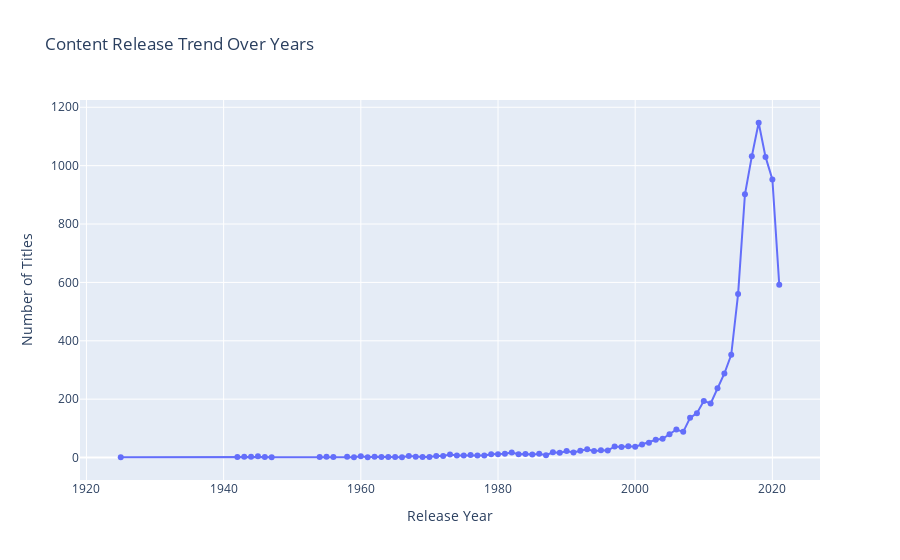

The notebook cell saved with this chart:
### Markdown cell above
## 📈 Step 5: Trend of Content Release by Year

Now, we analyze the `release_year` to understand how Netflix content has evolved over time.
A line plot is used to visualize the trend.

### Code cell
release_trend = df["release_year"].value_counts().sort_index()
release_trend_df = release_trend.reset_index()
release_trend_df.columns = ["Release Year", "Number of Titles"]

fig = px.line(
    release_trend_df,
    x="Release Year",
    y="Number of Titles",
    title="Content Release Trend Over Years",
    markers=True,
    line_shape="linear"
)

fig.show()

### Figure 1 — Plotly figure (JSON) as saved in the notebook; plotly's stock layout.template omitted (floating-point values rounded to 4 significant figures)
{"data": [{"hovertemplate": "Release Year=%{x}<br>Number of Titles=%{y}<extra></extra>", "legendgroup": "", "line": {"color": "#636efa", "dash": "solid", "shape": "linear"}, "marker": {"symbol": "circle"}, "mode": "lines+markers", "name": "", "orientation": "v", "showlegend": false, "type": "scatter", "x": [1925, 1942, 1943, 1944, 1945, 1946, 1947, 1954, 1955, 1956, 1958, 1959, 1960, 1961, 1962, 1963, 1964, 1965, 1966, 1967, 1968, 1969, 1970, 1971, 1972, 1973, 1974, 1975, 1976, 1977, 1978, 1979, 1980, 1981, 1982, 1983, 1984, 1985, 1986, 1987, 1988, 1989, 1990, 1991, 1992, 1993, 1994, 1995, 1996, 1997, 1998, 1999, 2000, 2001, 2002, 2003, 2004, 2005, 2006, 2007, 2008, 2009, 2010, 2011, 2012, 2013, 2014, 2015, 2016, 2017, 2018, 2019, 2020, 2021], "xaxis": "x", "y": [1, 2, 3, 3, 4, 2, 1, 2, 3, 2, 3, 1, 4, 1, 3, 2, 2, 2, 1, 5, 3, 2, 2, 5, 5, 10, 7, 7, 9, 7, 7, 11, 11, 13, 17, 11, 12, 10, 13, 8, 18, 16, 22, 17, 23, 28, 22, 25, 24, 38, 36, 39, 37, 45, 51, 61, 64, 80, 96, 88, 136, 152, 194, 185, 237, 288, 352, 560, 902, 1032, 1147, 1030, 953, 592], "yaxis": "y"}], "layout": {"autosize": true, "legend": {"tracegroupgap": 0}, "title": {"text": "Content Release Trend Over Years"}, "xaxis": {"anchor": "y", "autorange": true, "domain": [0, 1], "range": [1919.0, 2027.0], "title": {"text": "Release Year"}, "type": "linear"}, "yaxis": {"anchor": "x", "autorange": true, "domain": [0, 1], "range": [-93.57, 1242.0], "title": {"text": "Number of Titles"}, "type": "linear"}}}
